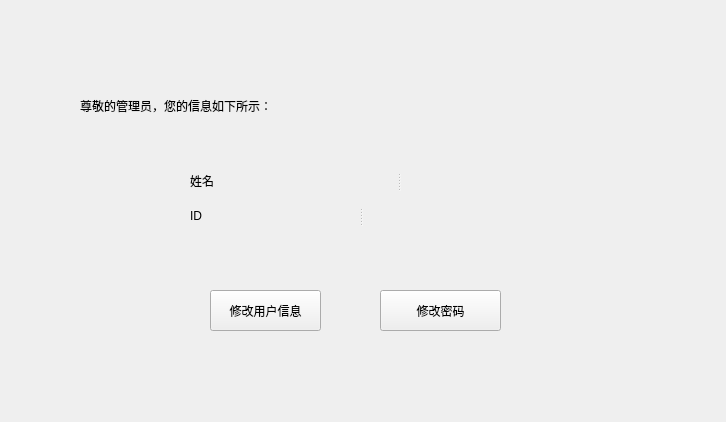
<?xml version="1.0" encoding="UTF-8"?>
<ui version="4.0">
 <class>Manager</class>
 <widget class="QWidget" name="Manager">
  <property name="geometry">
   <rect>
    <x>0</x>
    <y>0</y>
    <width>726</width>
    <height>422</height>
   </rect>
  </property>
  <property name="windowTitle">
   <string>Form</string>
  </property>
  <widget class="QPushButton" name="SearchTransactions">
   <property name="geometry">
    <rect>
     <x>210</x>
     <y>290</y>
     <width>111</width>
     <height>41</height>
    </rect>
   </property>
   <property name="text">
    <string>修改用户信息</string>
   </property>
  </widget>
  <widget class="QLabel" name="hint">
   <property name="geometry">
    <rect>
     <x>80</x>
     <y>80</y>
     <width>421</width>
     <height>51</height>
    </rect>
   </property>
   <property name="text">
    <string>尊敬的管理员，您的信息如下所示：</string>
   </property>
  </widget>
  <widget class="QPushButton" name="ChangePassword">
   <property name="geometry">
    <rect>
     <x>380</x>
     <y>290</y>
     <width>121</width>
     <height>41</height>
    </rect>
   </property>
   <property name="text">
    <string>修改密码</string>
   </property>
  </widget>
  <widget class="QSplitter" name="splitter">
   <property name="geometry">
    <rect>
     <x>190</x>
     <y>160</y>
     <width>271</width>
     <height>41</height>
    </rect>
   </property>
   <property name="orientation">
    <enum>Qt::Horizontal</enum>
   </property>
   <widget class="QLabel" name="name">
    <property name="text">
     <string>姓名</string>
    </property>
   </widget>
   <widget class="QLabel" name="nameMessage">
    <property name="text">
     <string/>
    </property>
   </widget>
  </widget>
  <widget class="QSplitter" name="splitter_2">
   <property name="geometry">
    <rect>
     <x>190</x>
     <y>200</y>
     <width>271</width>
     <height>31</height>
    </rect>
   </property>
   <property name="orientation">
    <enum>Qt::Horizontal</enum>
   </property>
   <widget class="QLabel" name="number">
    <property name="text">
     <string>ID</string>
    </property>
   </widget>
   <widget class="QLabel" name="numberMessage">
    <property name="text">
     <string/>
    </property>
   </widget>
  </widget>
 </widget>
 <resources/>
 <connections/>
</ui>
